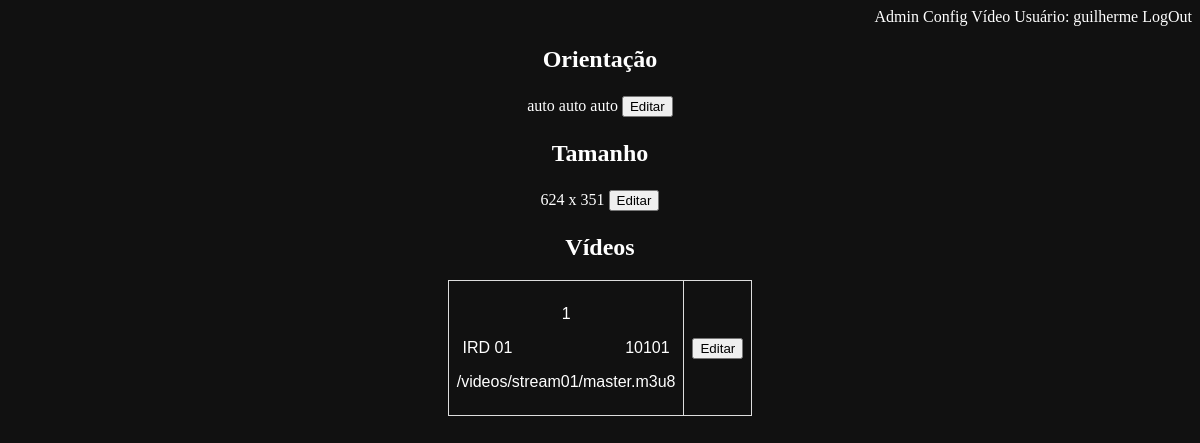
/config (signed in), run on an earlier commit of the app's database.
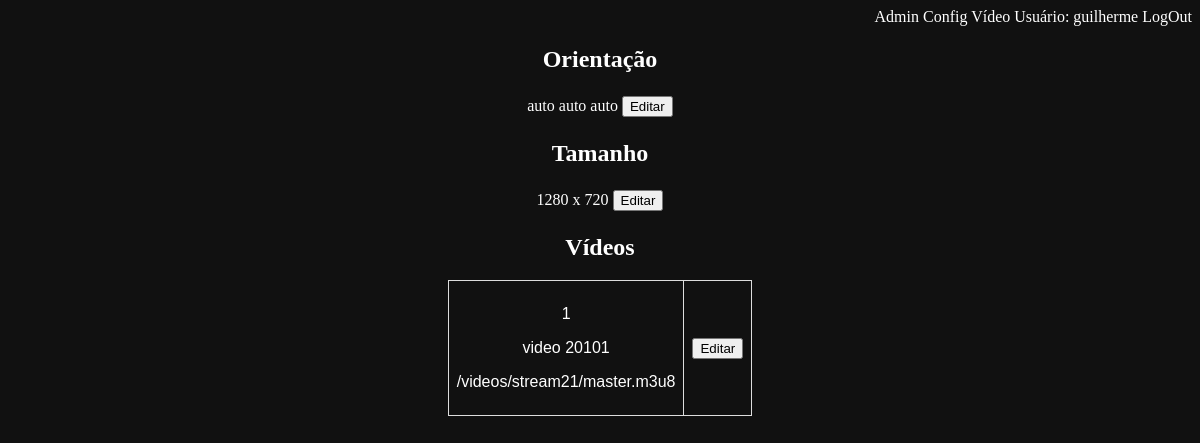
And on a later commit of the database.
### models.py (models this page shows, shortened)
class UserModel(UserMixin, db.Model):
    __tablename__ = "user"
    id = db.Column(db.Integer, primary_key=True)
    username = db.Column(db.Text(), unique=True)
    email = db.Column(db.Text(), unique=True)
    password = db.Column(db.Text())
    isadmin = db.Column(db.Integer)

class ConfigModel(db.Model):
    __tablename__ = "config"
    id = db.Column(db.Integer, primary_key=True)
    orientacao = db.Column(db.Text())
    width = db.Column(db.Text())
    height = db.Column(db.Text())

class StreamModel(db.Model):
    __tablename__ = "stream"
    id = db.Column(db.Integer, primary_key=True)
    name = db.Column(db.Text(), unique=True)
    video_src = db.Column(db.Text(), unique=True)

### app.py (the view)
@app.route('/config', methods=['GET', 'POST'])
@login_required
def config():
    crud = Crud()
    data = crud.retrieve_all(StreamModel)
    data2 = crud.retrieve_one(1, ConfigModel)
    return render_template('config.html', data=data, data2=data2)

### app.py (called while the page is built)
@app.after_request
def add_header(response):
    response.headers['X-UA-Compatible'] = 'IE=Edge,chrome=1'
    response.headers['Cache-Control'] = 'no-cache, no-store, must-revalidate'
    response.headers['Pragma'] = 'no-cache'
    response.headers['Expires'] = '0'
    return response

### blueprints/login/login_bp.py (called while the page is built)
@login_manager.user_loader
def load_user(user_id):
    return UserModel.query.get(user_id)

### crud.py (called while the page is built)
    def retrieve_one(self, id, ClassModel):
        try:
            query = ClassModel.query.filter_by(id=id).first()
        except:
            flash("Erro na busca")
        return query

    def retrieve_all(self, ClassModel):
        try:
            query = ClassModel.query.all()
        except:
            flash("Erro na busca")
        return query

### templates/config.html (shortened to what this page needs)
{% extends "template.html" %}
{% block content %}
<div>
  <h2>Orientação</h2>
  <table id="orientacao">
    <tr>
      <td>
        {{data2.orientacao}}
      </td>
      <td>
        <form action="{{ url_for('config_edit_orientacao') }}" method="GET">
          <input type="submit" value="Editar">
        </form>
      </td>
    </tr>
  </table>
</div>
<div id="tamanho">
  <h2>Tamanho</h2>
  <table>
    <tr>
      <td>
        {{data2.width}} x {{data2.height}}
      </td>
      <td>
        <form action="{{ url_for('config_edit_size') }}" method="GET">
          <input type="submit" value="Editar">
        </form>
      </td>
    </tr>
  </table>
</div>
<div>
  <p>
  <h2>Vídeos</h2>
  </p>
  <div class="element">
    {% for element in data %}
    <table id="videos">
      <tr>
        <td>
          <p>{{ loop.index }}</p>
          <p>{{element.name}}</p>
          <p>{{element.video_src}}</p>
        </td>
        <td>
          <form action="{{ url_for('config_edit') }}" method="GET">
            <input type="submit" value="Editar">
          </form>
        </td>
      </tr>
    </table>
    {% endfor %}
  </div>
</div>
{% endblock %}

### templates/template.html (shortened to what this page needs)
<!DOCTYPE html>
<html lang="pt-br" dir="ltr">
<head>
  <link rel="stylesheet" type="text/css" href="{{ url_for('static', filename='css/template.css') }}">
</head>
<body>
  <div class="menu">
    {% if current_user.is_authenticated and current_user.isadmin %}
      <a href="{{ url_for('admin_bp.admin') }}" id="admin">Admin</a>
      <a href="{{ url_for('config') }}">Config</a>
    {% endif %}
    {% if current_user.is_authenticated %}
      <a href="{{ url_for('video') }}">Vídeo</a>
      Usuário: {{ current_user.username }}
      <a href="{{ url_for('login_bp.logout') }}">LogOut</a>
    {% endif %}
  </div>
  <div class="content">
    {% block content %}
    {% endblock %}
  </div>
</body>
</html>

### static/css/template.css (style rules this page uses)
body { background-color: #111111; color: #ffffff; }
h1, h2, h3, h4, h5, h6 { color: #ffffff;; }
a { color: #ffffff; text-decoration: none; }
.menu { text-align: right; }
.content { text-align: center; }

### templates/config.html (style rules this page uses)
#videos { font-family: Arial, Helvetica, sans-serif; border-collapse: collapse; width: 20%; }
#videos td, #videos th { border: 1px solid #ddd; padding: 8px; }
table { margin-left: auto; margin-right: auto; }

What changed in the data, as far as the page shows it:
removed StreamModel: name "IRD 01 10101", video_src "/videos/stream01/master.m3u8"
changed ConfigModel "auto auto auto": width "624" → "1280"; height "351" → "720"
added StreamModel: name "video 20101", video_src "/videos/stream21/master.m3u8"
